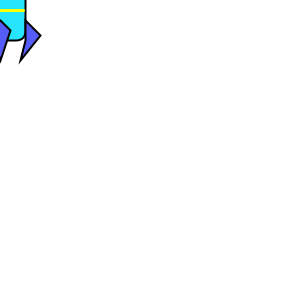
Frame 1 (no input)
Frame 60 (the mouse pressed at the canvas centre just before this capture): identical to frame 1, image omitted
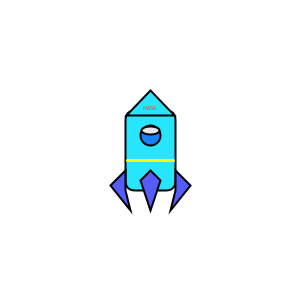
Frame 120 (the mouse held since frame 60 and released just before this capture)

The Processing sketch that drew these frames (run headless with seeded random() and noise(); from frame 60 on, the mouse is pressed at the canvas centre):

// Processing sketch: spaceship
// ── spaceship.pde
void setup() {
  size(300, 300);
}

void draw() {
  background(255);
  println("mouseX: " + mouseX, "mouseY: " + mouseY);
  spaceShip();
}

void spaceShip() {
  stroke(0);
  strokeWeight(2);
  rectMode(CENTER);
  fill(#27E5FC);
  rect(mouseX, mouseY, 50, 80, 10);
  triangle(mouseX-24, mouseY-35, mouseX, mouseY-60, mouseX+24, mouseY-35);
  fill(#1681FA);
  ellipse(mouseX, mouseY-15, 20, 20);
  fill(230);
  ellipse(mouseX, mouseY-20, 18, 8);
  fill(#565CF9);
  quad(mouseX, mouseY+20, mouseX-10, mouseY+30, mouseX, mouseY+60, mouseX+10, mouseY+30);
  quad(mouseX-25, mouseY+20, mouseX-40, mouseY+35, mouseX-20, mouseY+60, mouseX-25, mouseY+40);
  quad(mouseX+25, mouseY+20, mouseX+40, mouseY+35, mouseX+20, mouseY+60, mouseX+25, mouseY+40);
  strokeWeight(3);
  stroke(255, 255, 0);
  line(mouseX-23, mouseY+10, mouseX+23, mouseY+10);
  textAlign(CENTER);
  textSize(6);
  fill(#FC3D21);
  text("NASA", mouseX, mouseY-40);
}
